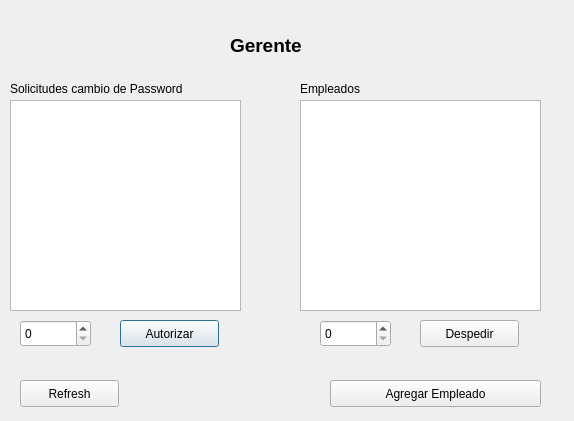
<?xml version="1.0" encoding="UTF-8"?>
<ui version="4.0">
 <class>ManagerWindow</class>
 <widget class="QDialog" name="ManagerWindow">
  <property name="geometry">
   <rect>
    <x>0</x>
    <y>0</y>
    <width>574</width>
    <height>421</height>
   </rect>
  </property>
  <property name="windowTitle">
   <string>Dialog</string>
  </property>
  <widget class="QLabel" name="label">
   <property name="geometry">
    <rect>
     <x>230</x>
     <y>30</y>
     <width>81</width>
     <height>31</height>
    </rect>
   </property>
   <property name="text">
    <string>&lt;html&gt;&lt;head/&gt;&lt;body&gt;&lt;p&gt;&lt;span style=&quot; font-size:14pt; font-weight:600;&quot;&gt;Gerente&lt;/span&gt;&lt;/p&gt;&lt;/body&gt;&lt;/html&gt;</string>
   </property>
  </widget>
  <widget class="QPlainTextEdit" name="ta_changepass">
   <property name="geometry">
    <rect>
     <x>10</x>
     <y>100</y>
     <width>231</width>
     <height>211</height>
    </rect>
   </property>
  </widget>
  <widget class="QSpinBox" name="sp_auto">
   <property name="geometry">
    <rect>
     <x>20</x>
     <y>320</y>
     <width>71</width>
     <height>27</height>
    </rect>
   </property>
  </widget>
  <widget class="QPushButton" name="pushButton">
   <property name="geometry">
    <rect>
     <x>120</x>
     <y>320</y>
     <width>99</width>
     <height>27</height>
    </rect>
   </property>
   <property name="text">
    <string>Autorizar</string>
   </property>
  </widget>
  <widget class="QLabel" name="label_4">
   <property name="geometry">
    <rect>
     <x>10</x>
     <y>80</y>
     <width>241</width>
     <height>17</height>
    </rect>
   </property>
   <property name="text">
    <string>Solicitudes cambio de Password</string>
   </property>
  </widget>
  <widget class="QPlainTextEdit" name="ta_emplist">
   <property name="geometry">
    <rect>
     <x>300</x>
     <y>100</y>
     <width>241</width>
     <height>211</height>
    </rect>
   </property>
   <property name="readOnly">
    <bool>true</bool>
   </property>
  </widget>
  <widget class="QLabel" name="label_5">
   <property name="geometry">
    <rect>
     <x>300</x>
     <y>80</y>
     <width>101</width>
     <height>17</height>
    </rect>
   </property>
   <property name="text">
    <string>Empleados</string>
   </property>
  </widget>
  <widget class="QSpinBox" name="sp_fire">
   <property name="geometry">
    <rect>
     <x>320</x>
     <y>320</y>
     <width>71</width>
     <height>27</height>
    </rect>
   </property>
  </widget>
  <widget class="QPushButton" name="pushButton_2">
   <property name="geometry">
    <rect>
     <x>420</x>
     <y>320</y>
     <width>99</width>
     <height>27</height>
    </rect>
   </property>
   <property name="text">
    <string>Despedir</string>
   </property>
  </widget>
  <widget class="QPushButton" name="pushButton_3">
   <property name="geometry">
    <rect>
     <x>330</x>
     <y>380</y>
     <width>211</width>
     <height>27</height>
    </rect>
   </property>
   <property name="text">
    <string>Agregar Empleado</string>
   </property>
  </widget>
  <widget class="QPushButton" name="pushButton_4">
   <property name="geometry">
    <rect>
     <x>20</x>
     <y>380</y>
     <width>99</width>
     <height>27</height>
    </rect>
   </property>
   <property name="text">
    <string>Refresh</string>
   </property>
  </widget>
 </widget>
 <resources/>
 <connections/>
</ui>
